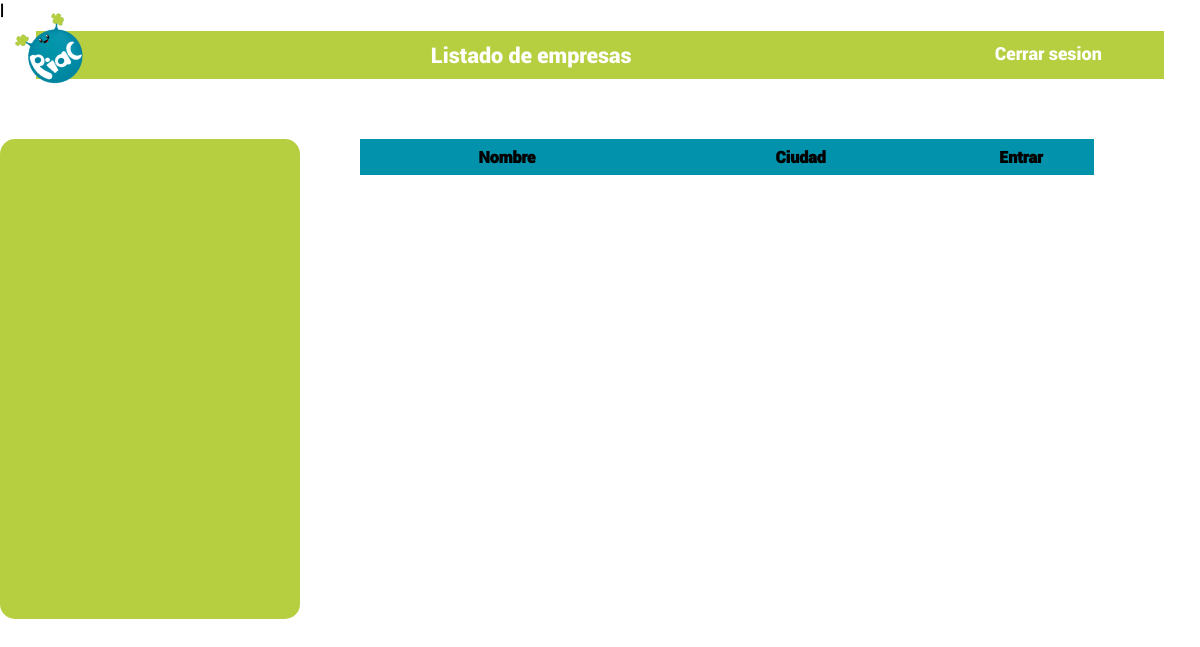
/Users/Empresa/home.php (signed in), run on an earlier commit of the app's database.
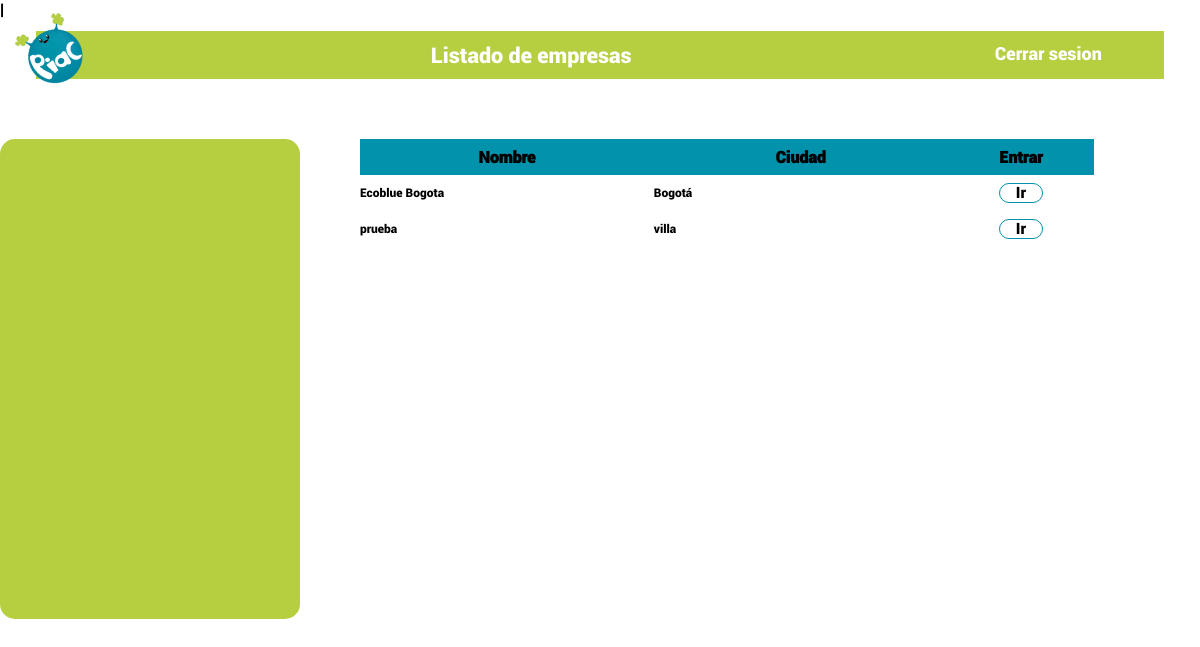
And on a later commit of the database.
### tables this page shows
CREATE TABLE `sede` (
  `Codigo` int(11) NOT NULL,
  `Nombre` varchar(50) NOT NULL,
  `Ciudad` varchar(60) NOT NULL,
  `Direccion` text NOT NULL,
  `Telefono` varchar(50) NOT NULL,
  `Representante` varchar(70) NOT NULL,
  `Correo` text NOT NULL,
  `Empresa` int(11) NOT NULL,
  `Coordenadas` varchar(50) NOT NULL,
  `carbono` int(11) DEFAULT NULL,
  `hidrica` int(11) DEFAULT NULL,
  `Estado` int(11) NOT NULL
);

### src/Conexion.php (called while the page is built, shortened)
<?php
  class conexionBD{
    var $host='localhost';
    var $username='root';
    var $password='';
    var $db='epiz_25607424_piac';
    public function consultar($sql){
      try {
        $this->conexion=mysqli_connect($this->host,$this->username,$this->password) or die("No se pudo conectar con el servidor");
        mysqli_select_db($this->conexion,$this->db) or die("No se pudo conectar con la base de datos");
        mysqli_set_charset($this->conexion,'utf8');
          $resultado=mysqli_query($this->conexion,$sql);
          return($resultado);
      } catch (PDOException $e) {
        cabecera("Error grave",MENU_PRINCIPAL);
        echo " <p>Error: No se puede establecer coneccion con la Base de Datos.</p>\n\n";
        echo  " <p>Error: ".$e->getMessage()."</p>\n";
        die();
        exit();
      }
    }
  }
?>

### src/consultas.php (called while the page is built, shortened)
<?php
require_once "Conexion.php";
  class consultas extends conexionBD{
    public function TipoUsuario($id_usuario){
      $sql="Select tipo_usuario from usuario where Codigo=".$id_usuario.";";
      $resultado=$this->consultar($sql);
      return $resultado;
    }
     public function BuscarSedeEmpresa($cod){
      $sql="SELECT * from Sede where Estado = 0 and Empresa=".$cod.";";
      $resultado=$this->consultar($sql);
      return $resultado;
     }
  }
  ?>

### Users/bean/renderMenu.php (called while the page is built, shortened)
<?php
class renderMenu{
  public function render ($id_usuario, $idsede){
    require_once "../../src/consultas.php";
    $utilidades   = new consultas();
    $tipoUsuario  = $utilidades ->TipoUsuario($id_usuario);
  }
}
 ?>

### Users/Empresa/home.php (the view, shortened to what this page needs)
<?php
require_once'../../src/consultas.php';
require_once'../bean/renderMenu.php';
$consultas= new consultas();
$render= new renderMenu();
?>
<!DOCTYPE>
<html>
<head>
	<link rel="stylesheet" type="text/css" href="../../css/empresa.css">
	<link rel="stylesheet" type="text/css" href="../../css/arriba.css">
</head>
<body>
<div class="arriba"><img src="../../images/Logo.png"><p>Listado de empresas</p><a href="https://piac.ecoblue.co/index.php?c=1/"> Cerrar sesion</a></p></div>
	<div id="menu">
	<?=$render->render($_SESSION['tipo'],null);?>
	</div>
	<div id="centro">
		<table border="0" >
			<tr id="cabeza">
				<th width="40%">Nombre</th>
				<th width="40%">Ciudad</th>
				<th width="20">Entrar</th>
			</tr>
			<?php
				$res=$consultas->BuscarSedeEmpresa($_SESSION['empresa']);
				while ($fila=mysqli_fetch_array($res)) {
					echo '<tr>';
					echo '<td>'.$fila[1].'</td>';
					echo '<td>'.$fila[2].'</td>';
					echo '<td align="center"><a href="../Sede/home.php?s='.base64_encode($fila[0]).'"><button>Ir</button></a></td>';
					echo '</tr>';
				}
			?>
		</table>
	</div>
</body>
</html>

What changed in the data, as far as the page shows it:
now on this page (row edited): sede: Nombre "Ecoblue Bogota", Ciudad "Bogotá"
now on this page (row edited): sede: Nombre "prueba", Ciudad "villa"
